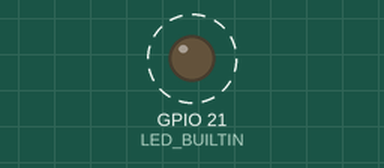
A sketch run on a simulated Seeed XIAO ESP32-S3. On the bench: output pins drawn as LEDs (lit = HIGH). Dashed ring = blinking. What the sketch prints to the serial monitor is not drawn.

Above: at 0.8 s.
Timing chart, 0 to 4.9 s (numbered marks = the images above):
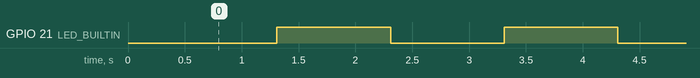

The sketch:

ROCKET_LORA_TEST.ino
```cpp
/*
 * ROCKET_LORA_TEST.ino  —  XIAO ESP32-S3
 * ================================================================
 * Prueba SOLO del enlace LoRa: módulo + cableado XIAO->LR02 + antena +
 * alimentación por powerbank.  NO usa el GPS.
 *
 * Manda un paquete "R,..." de prueba cada segundo con coordenadas FIJAS
 * (un punto en Querétaro) y una altitud que sube, para que se vea llegar
 * COMPLETO en la Estación de Tierra: sube RECIBIDOS, se mueve la gráfica
 * de altitud y aparece el punto en el mapa. Camina con el powerbank y
 * vigila PERDIDOS = tu prueba de alcance/antena.
 *
 * El LED de a bordo parpadea cada paquete = "sigo vivo" (útil en powerbank).
 *
 * >>> IMPORTANTE: pon LORA_TX / LORA_RX IGUAL a tu cableado REAL <<<
 *   LR02 UART_RX (pin 3)  <-  LORA_TX   (el XIAO TRANSMITE por aquí)
 *   LR02 UART_TX (pin 4)  ->  LORA_RX   (el XIAO RECIBE por aquí)
 *   LR02 VCC (pin 6) -> 3V3   |   LR02 GND (pin 7) -> GND (común con el XIAO)
 *   Antena SIEMPRE puesta antes de energizar.
 *   100uF + 0.1uF lo más cerca posible del VCC del LR02.
 *
 * El LR02 ya está en flash: 915.000 MHz (canal 82) | SF10 | BW125k | CR4/5
 *   | CRC on | MODE0 transparente | SLEEP2 | 22 dBm | UART 9600 8N1.
 */

#include <Arduino.h>

// >>> AJUSTA ESTOS DOS A TU CABLEADO FÍSICO <<<
// La versión que funcionó usaba D6/D7. Si moviste los cables a D2/D3,
// cámbialos aquí — pero código y cable DEBEN coincidir.
#define LORA_TX   D6      // -> LR02 pin 3 (UART_RX)
#define LORA_RX   D7      // <- LR02 pin 4 (UART_TX)

#define LORA_BAUD 9600
#define SEND_MS   1000

HardwareSerial loraSerial(2);   // UART2 — OJO: nunca uses el nombre "Serial1"
uint32_t seq = 0, lastSend = 0;

void setup() {
  Serial.begin(115200);
#if ARDUINO_USB_CDC_ON_BOOT
  Serial.setTxTimeoutMs(0);     // USB nunca bloquea el loop si nadie lee (powerbank)
#endif
  pinMode(LED_BUILTIN, OUTPUT);

  loraSerial.begin(LORA_BAUD, SERIAL_8N1, LORA_RX, LORA_TX);
  delay(300);
  Serial.println("\nROCKET LORA TEST — solo LoRa, SIN GPS");
  Serial.printf("UART2 LoRa: TX=D%d (-> LR02 pin3)  RX=D%d (<- LR02 pin4)  %d 8N1\n",
                LORA_TX, LORA_RX, LORA_BAUD);
  Serial.println("Debe llegar a la Estación de Tierra como paquetes R,... (fix=1).");
  lastSend = millis();
}

void loop() {
  uint32_t now = millis();
  if (now - lastSend >= SEND_MS) {
    lastSend += SEND_MS;

    float alt = 1000.0f + (float)(seq % 300);   // 1000..1300 m, se ve moverse la gráfica
    char pkt[64];
    int n = snprintf(pkt, sizeof(pkt),
                     "R,%04lu,20.588412,-100.389755,%.1f,08,1\n",
                     (unsigned long)(seq++ % 10000), alt);

    loraSerial.write((const uint8_t*)pkt, n);    // -> al aire por RF
    Serial.print(pkt);                            // -> debug USB (solo en banca)
    digitalWrite(LED_BUILTIN, !digitalRead(LED_BUILTIN));   // parpadeo = vivo
  }
}
```

Measured:
- by itself, GPIO 21 (LED_BUILTIN): alternates HIGH for 1.0 s and LOW for 1.0 s
